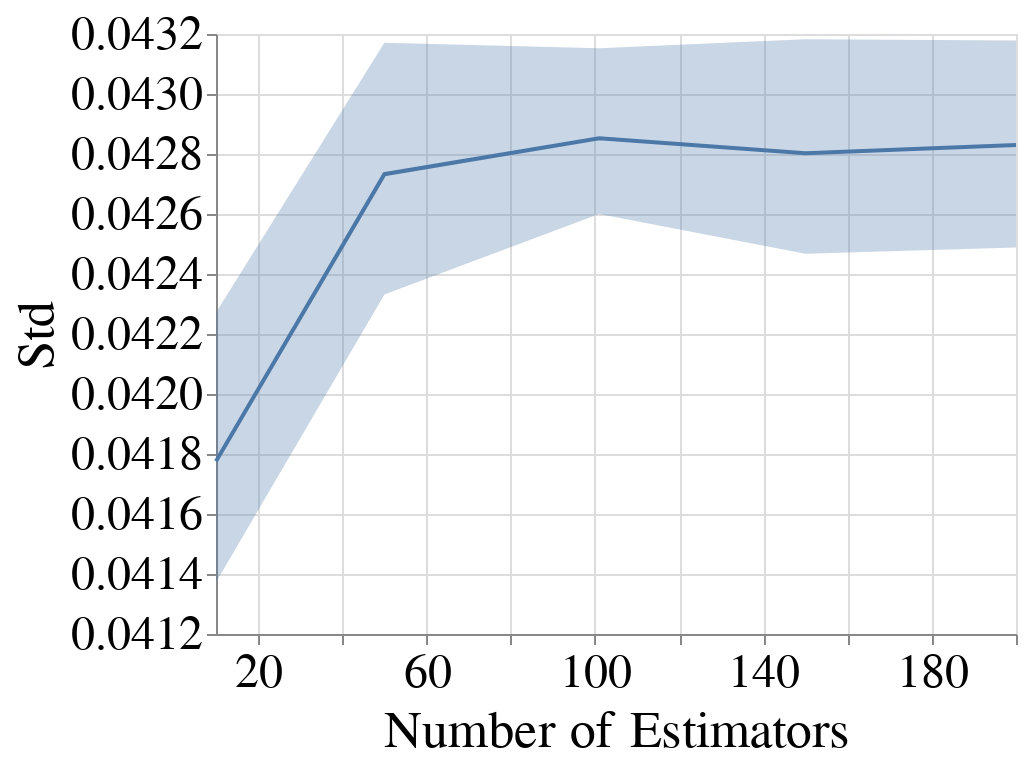

The notebook cell this image was saved under:
### Code cell
create_plot_for_diff_bootstrap_sizes(all_subgroup_metrics_df,
                                     dataset_name=DATASET_NAMES[0],
                                     metric_name='Std',
                                     model_name=MODEL_NAMES[0],
                                     with_band=True)

### Figure 1 — Vega-Lite specification as saved in the notebook (floating-point values rounded to 4 significant figures)
{"config": {"view": {"continuousWidth": 400, "continuousHeight": 300}, "axis": {"labelFontSize": 24, "labelFontWeight": "normal", "titleFontSize": 26, "titleFontWeight": "normal"}, "legend": {"columns": 2, "direction": "horizontal", "labelFontSize": 22, "labelLimit": 400, "orient": "top", "symbolStrokeWidth": 10, "titleAnchor": "middle", "titleFontSize": 24, "titleLimit": 300}, "title": {"fontSize": 22}}, "layer": [{"mark": {"type": "errorband", "extent": "ci"}, "encoding": {"x": {"field": "Num_Estimators", "scale": {"domain": [10, 200], "nice": false, "zero": false}, "title": "Number of Estimators", "type": "quantitative"}, "y": {"field": "Metric_Value", "scale": {"zero": false}, "title": "Std", "type": "quantitative"}}}, {"mark": "line", "encoding": {"x": {"field": "Num_Estimators", "scale": {"domain": [10, 200], "nice": false, "zero": false}, "title": "Number of Estimators", "type": "quantitative"}, "y": {"aggregate": "mean", "field": "Metric_Value", "scale": {"zero": false}, "title": "Std", "type": "quantitative"}}}], "data": {"name": "data-92d450072227ec54edb6f7a5f24bf5d1"}, "$schema": "https://vega.github.io/schema/vega-lite/v4.17.0.json", "datasets": {"data-92d450072227ec54edb6f7a5f24bf5d1": [{"Metric": "Std", "Model_Name": "RandomForestClassifier", "Dataset_Name": "Folktables_CA_2018_Income", "Num_Estimators": 10, "Record_Create_Date_Time": "2024-02-24T22:03:06.218000", "Session_Uuid": "0f6a39fe-817f-42a6-99d0-a0801d2722bf", "Experiment_Iteration": "Exp_iter_1", "Dataset_Split_Seed": 100, "Fair_Intervention_Params_Lst": "[0.0]", "Intervention_Param": 0.0, "Run_Start_Date_Time": "2024-02-24T22:01:10.017000", "Subgroup": "overall", "Metric_Value": 0.0417}, {"Metric": "Std", "Model_Name": "RandomForestClassifier", "Dataset_Name": "Folktables_CA_2018_Income", "Num_Estimators": 10, "Record_Create_Date_Time": "2024-02-24T22:03:36.862000", "Session_Uuid": "0f6a39fe-817f-42a6-99d0-a0801d2722bf", "Experiment_Iteration": "Exp_iter_2", "Dataset_Split_Seed": 200, "Fair_Intervention_Params_Lst": "[0.0]", "Intervention_Param": 0.0, "Run_Start_Date_Time": "2024-02-24T22:01:43.940000", "Subgroup": "overall", "Metric_Value": 0.04199}, {"Metric": "Std", "Model_Name": "RandomForestClassifier", "Dataset_Name": "Folktables_CA_2018_Income", "Num_Estimators": 10, "Record_Create_Date_Time": "2024-02-24T22:04:26.537000", "Session_Uuid": "0f6a39fe-817f-42a6-99d0-a0801d2722bf", "Experiment_Iteration": "Exp_iter_3", "Dataset_Split_Seed": 300, "Fair_Intervention_Params_Lst": "[0.0]", "Intervention_Param": 0.0, "Run_Start_Date_Time": "2024-02-24T22:02:28.125000", "Subgroup": "overall", "Metric_Value": 0.04133}, {"Metric": "Std", "Model_Name": "RandomForestClassifier", "Dataset_Name": "Folktables_CA_2018_Income", "Num_Estimators": 10, "Record_Create_Date_Time": "2024-02-24T22:04:43.618000", "Session_Uuid": "0f6a39fe-817f-42a6-99d0-a0801d2722bf", "Experiment_Iteration": "Exp_iter_4", "Dataset_Split_Seed": 400, "Fair_Intervention_Params_Lst": "[0.0]", "Intervention_Param": 0.0, "Run_Start_Date_Time": "2024-02-24T22:02:49.106000", "Subgroup": "overall", "Metric_Value": 0.04287}, {"Metric": "Std", "Model_Name": "RandomForestClassifier", "Dataset_Name": "Folktables_CA_2018_Income", "Num_Estimators": 10, "Record_Create_Date_Time": "2024-02-24T22:05:06.411000", "Session_Uuid": "0f6a39fe-817f-42a6-99d0-a0801d2722bf", "Experiment_Iteration": "Exp_iter_5", "Dataset_Split_Seed": 500, "Fair_Intervention_Params_Lst": "[0.0]", "Intervention_Param": 0.0, "Run_Start_Date_Time": "2024-02-24T22:03:10.363000", "Subgroup": "overall", "Metric_Value": 0.04165}, {"Metric": "Std", "Model_Name": "RandomForestClassifier", "Dataset_Name": "Folktables_CA_2018_Income", "Num_Estimators": 10, "Record_Create_Date_Time": "2024-02-24T22:05:26.238000", "Session_Uuid": "0f6a39fe-817f-42a6-99d0-a0801d2722bf", "Experiment_Iteration": "Exp_iter_6", "Dataset_Split_Seed": 600, "Fair_Intervention_Params_Lst": "[0.0]", "Intervention_Param": 0.0, "Run_Start_Date_Time": "2024-02-24T22:03:27.823000", "Subgroup": "overall", "Metric_Value": 0.04111}, {"Metric": "Std", "Model_Name": "RandomForestClassifier", "Dataset_Name": "Folktables_CA_2018_Income", "Num_Estimators": 50, "Record_Create_Date_Time": "2024-02-24T15:56:18.751000", "Session_Uuid": "f12c5c59-e58a-4f5a-bc5b-e33f81189fd7", "Experiment_Iteration": "Exp_iter_1", "Dataset_Split_Seed": 100, "Fair_Intervention_Params_Lst": "[0.0]", "Intervention_Param": 0.0, "Run_Start_Date_Time": "2024-02-24T15:47:09.491000", "Subgroup": "overall", "Metric_Value": 0.0425}, {"Metric": "Std", "Model_Name": "RandomForestClassifier", "Dataset_Name": "Folktables_CA_2018_Income", "Num_Estimators": 50, "Record_Create_Date_Time": "2024-02-24T16:22:05.351000", "Session_Uuid": "f12c5c59-e58a-4f5a-bc5b-e33f81189fd7", "Experiment_Iteration": "Exp_iter_2", "Dataset_Split_Seed": 200, "Fair_Intervention_Params_Lst": "[0.0]", "Intervention_Param": 0.0, "Run_Start_Date_Time": "2024-02-24T16:12:38.307000", "Subgroup": "overall", "Metric_Value": 0.04241}, {"Metric": "Std", "Model_Name": "RandomForestClassifier", "Dataset_Name": "Folktables_CA_2018_Income", "Num_Estimators": 50, "Record_Create_Date_Time": "2024-02-24T16:23:55.740000", "Session_Uuid": "f12c5c59-e58a-4f5a-bc5b-e33f81189fd7", "Experiment_Iteration": "Exp_iter_4", "Dataset_Split_Seed": 400, "Fair_Intervention_Params_Lst": "[0.0]", "Intervention_Param": 0.0, "Run_Start_Date_Time": "2024-02-24T16:14:35.126000", "Subgroup": "overall", "Metric_Value": 0.04358}, {"Metric": "Std", "Model_Name": "RandomForestClassifier", "Dataset_Name": "Folktables_CA_2018_Income", "Num_Estimators": 50, "Record_Create_Date_Time": "2024-02-24T16:31:34.018000", "Session_Uuid": "f12c5c59-e58a-4f5a-bc5b-e33f81189fd7", "Experiment_Iteration": "Exp_iter_3", "Dataset_Split_Seed": 300, "Fair_Intervention_Params_Lst": "[0.0]", "Intervention_Param": 0.0, "Run_Start_Date_Time": "2024-02-24T16:22:06.233000", "Subgroup": "overall", "Metric_Value": 0.04213}, {"Metric": "Std", "Model_Name": "RandomForestClassifier", "Dataset_Name": "Folktables_CA_2018_Income", "Num_Estimators": 50, "Record_Create_Date_Time": "2024-02-24T16:33:13.931000", "Session_Uuid": "f12c5c59-e58a-4f5a-bc5b-e33f81189fd7", "Experiment_Iteration": "Exp_iter_5", "Dataset_Split_Seed": 500, "Fair_Intervention_Params_Lst": "[0.0]", "Intervention_Param": 0.0, "Run_Start_Date_Time": "2024-02-24T16:23:57.349000", "Subgroup": "overall", "Metric_Value": 0.04336}, {"Metric": "Std", "Model_Name": "RandomForestClassifier", "Dataset_Name": "Folktables_CA_2018_Income", "Num_Estimators": 50, "Record_Create_Date_Time": "2024-02-24T16:42:30.408000", "Session_Uuid": "f12c5c59-e58a-4f5a-bc5b-e33f81189fd7", "Experiment_Iteration": "Exp_iter_6", "Dataset_Split_Seed": 600, "Fair_Intervention_Params_Lst": "[0.0]", "Intervention_Param": 0.0, "Run_Start_Date_Time": "2024-02-24T16:33:15.280000", "Subgroup": "overall", "Metric_Value": 0.04241}, {"Metric": "Std", "Model_Name": "RandomForestClassifier", "Dataset_Name": "Folktables_CA_2018_Income", "Num_Estimators": 101, "Record_Create_Date_Time": "2024-02-24T16:37:30.256000", "Session_Uuid": "d9a91e93-d876-40fe-98be-41ec023e789f", "Experiment_Iteration": "Exp_iter_1", "Dataset_Split_Seed": 100, "Fair_Intervention_Params_Lst": "[0.0]", "Intervention_Param": 0.0, "Run_Start_Date_Time": "2024-02-24T16:17:02.907000", "Subgroup": "overall", "Metric_Value": 0.04264}, {"Metric": "Std", "Model_Name": "RandomForestClassifier", "Dataset_Name": "Folktables_CA_2018_Income", "Num_Estimators": 101, "Record_Create_Date_Time": "2024-02-24T16:38:15.529000", "Session_Uuid": "d9a91e93-d876-40fe-98be-41ec023e789f", "Experiment_Iteration": "Exp_iter_4", "Dataset_Split_Seed": 400, "Fair_Intervention_Params_Lst": "[0.0]", "Intervention_Param": 0.0, "Run_Start_Date_Time": "2024-02-24T16:19:14.752000", "Subgroup": "overall", "Metric_Value": 0.04348}, {"Metric": "Std", "Model_Name": "RandomForestClassifier", "Dataset_Name": "Folktables_CA_2018_Income", "Num_Estimators": 101, "Record_Create_Date_Time": "2024-02-24T16:56:06.997000", "Session_Uuid": "d9a91e93-d876-40fe-98be-41ec023e789f", "Experiment_Iteration": "Exp_iter_5", "Dataset_Split_Seed": 500, "Fair_Intervention_Params_Lst": "[0.0]", "Intervention_Param": 0.0, "Run_Start_Date_Time": "2024-02-24T16:38:16.381000", "Subgroup": "overall", "Metric_Value": 0.04304}, {"Metric": "Std", "Model_Name": "RandomForestClassifier", "Dataset_Name": "Folktables_CA_2018_Income", "Num_Estimators": 101, "Record_Create_Date_Time": "2024-02-24T16:56:31.109000", "Session_Uuid": "d9a91e93-d876-40fe-98be-41ec023e789f", "Experiment_Iteration": "Exp_iter_2", "Dataset_Split_Seed": 200, "Fair_Intervention_Params_Lst": "[0.0]", "Intervention_Param": 0.0, "Run_Start_Date_Time": "2024-02-24T16:37:32.273000", "Subgroup": "overall", "Metric_Value": 0.04292}, {"Metric": "Std", "Model_Name": "RandomForestClassifier", "Dataset_Name": "Folktables_CA_2018_Income", "Num_Estimators": 101, "Record_Create_Date_Time": "2024-02-24T17:14:00.415000", "Session_Uuid": "d9a91e93-d876-40fe-98be-41ec023e789f", "Experiment_Iteration": "Exp_iter_6", "Dataset_Split_Seed": 600, "Fair_Intervention_Params_Lst": "[0.0]", "Intervention_Param": 0.0, "Run_Start_Date_Time": "2024-02-24T16:56:08.482000", "Subgroup": "overall", "Metric_Value": 0.04252}, {"Metric": "Std", "Model_Name": "RandomForestClassifier", "Dataset_Name": "Folktables_CA_2018_Income", "Num_Estimators": 101, "Record_Create_Date_Time": "2024-02-24T17:16:47.581000", "Session_Uuid": "d9a91e93-d876-40fe-98be-41ec023e789f", "Experiment_Iteration": "Exp_iter_3", "Dataset_Split_Seed": 300, "Fair_Intervention_Params_Lst": "[0.0]", "Intervention_Param": 0.0, "Run_Start_Date_Time": "2024-02-24T16:56:31.776000", "Subgroup": "overall", "Metric_Value": 0.04251}, {"Metric": "Std", "Model_Name": "RandomForestClassifier", "Dataset_Name": "Folktables_CA_2018_Income", "Num_Estimators": 150, "Record_Create_Date_Time": "2024-02-24T16:49:46.953000", "Session_Uuid": "c4ce3ca1-31dc-4742-9386-91112ff5ed69", "Experiment_Iteration": "Exp_iter_1", "Dataset_Split_Seed": 100, "Fair_Intervention_Params_Lst": "[0.0]", "Intervention_Param": 0.0, "Run_Start_Date_Time": "2024-02-24T16:21:02.579000", "Subgroup": "overall", "Metric_Value": 0.04242}, {"Metric": "Std", "Model_Name": "RandomForestClassifier", "Dataset_Name": "Folktables_CA_2018_Income", "Num_Estimators": 150, "Record_Create_Date_Time": "2024-02-24T16:51:35.220000", "Session_Uuid": "c4ce3ca1-31dc-4742-9386-91112ff5ed69", "Experiment_Iteration": "Exp_iter_4", "Dataset_Split_Seed": 400, "Fair_Intervention_Params_Lst": "[0.0]", "Intervention_Param": 0.0, "Run_Start_Date_Time": "2024-02-24T16:22:29.728000", "Subgroup": "overall", "Metric_Value": 0.04357}, {"Metric": "Std", "Model_Name": "RandomForestClassifier", "Dataset_Name": "Folktables_CA_2018_Income", "Num_Estimators": 150, "Record_Create_Date_Time": "2024-02-24T17:17:29.502000", "Session_Uuid": "c4ce3ca1-31dc-4742-9386-91112ff5ed69", "Experiment_Iteration": "Exp_iter_2", "Dataset_Split_Seed": 200, "Fair_Intervention_Params_Lst": "[0.0]", "Intervention_Param": 0.0, "Run_Start_Date_Time": "2024-02-24T16:49:48.735000", "Subgroup": "overall", "Metric_Value": 0.04277}, {"Metric": "Std", "Model_Name": "RandomForestClassifier", "Dataset_Name": "Folktables_CA_2018_Income", "Num_Estimators": 150, "Record_Create_Date_Time": "2024-02-24T17:19:15.604000", "Session_Uuid": "c4ce3ca1-31dc-4742-9386-91112ff5ed69", "Experiment_Iteration": "Exp_iter_5", "Dataset_Split_Seed": 500, "Fair_Intervention_Params_Lst": "[0.0]", "Intervention_Param": 0.0, "Run_Start_Date_Time": "2024-02-24T16:51:36.152000", "Subgroup": "overall", "Metric_Value": 0.04318}, {"Metric": "Std", "Model_Name": "RandomForestClassifier", "Dataset_Name": "Folktables_CA_2018_Income", "Num_Estimators": 150, "Record_Create_Date_Time": "2024-02-24T17:44:59.737000", "Session_Uuid": "c4ce3ca1-31dc-4742-9386-91112ff5ed69", "Experiment_Iteration": "Exp_iter_3", "Dataset_Split_Seed": 300, "Fair_Intervention_Params_Lst": "[0.0]", "Intervention_Param": 0.0, "Run_Start_Date_Time": "2024-02-24T17:17:30.335000", "Subgroup": "overall", "Metric_Value": 0.04237}, {"Metric": "Std", "Model_Name": "RandomForestClassifier", "Dataset_Name": "Folktables_CA_2018_Income", "Num_Estimators": 150, "Record_Create_Date_Time": "2024-02-24T17:51:00.188000", "Session_Uuid": "c4ce3ca1-31dc-4742-9386-91112ff5ed69", "Experiment_Iteration": "Exp_iter_6", "Dataset_Split_Seed": 600, "Fair_Intervention_Params_Lst": "[0.0]", "Intervention_Param": 0.0, "Run_Start_Date_Time": "2024-02-24T17:19:16.606000", "Subgroup": "overall", "Metric_Value": 0.0425}, {"Metric": "Std", "Model_Name": "RandomForestClassifier", "Dataset_Name": "Folktables_CA_2018_Income", "Num_Estimators": 200, "Record_Create_Date_Time": "2024-02-24T17:02:40.552000", "Session_Uuid": "f7c0575e-6607-4d44-a07c-0facc7afa75a", "Experiment_Iteration": "Exp_iter_1", "Dataset_Split_Seed": 100, "Fair_Intervention_Params_Lst": "[0.0]", "Intervention_Param": 0.0, "Run_Start_Date_Time": "2024-02-24T16:24:50.154000", "Subgroup": "overall", "Metric_Value": 0.04237}, {"Metric": "Std", "Model_Name": "RandomForestClassifier", "Dataset_Name": "Folktables_CA_2018_Income", "Num_Estimators": 200, "Record_Create_Date_Time": "2024-02-24T17:03:51.676000", "Session_Uuid": "f7c0575e-6607-4d44-a07c-0facc7afa75a", "Experiment_Iteration": "Exp_iter_4", "Dataset_Split_Seed": 400, "Fair_Intervention_Params_Lst": "[0.0]", "Intervention_Param": 0.0, "Run_Start_Date_Time": "2024-02-24T16:26:27.589000", "Subgroup": "overall", "Metric_Value": 0.04365}, {"Metric": "Std", "Model_Name": "RandomForestClassifier", "Dataset_Name": "Folktables_CA_2018_Income", "Num_Estimators": 200, "Record_Create_Date_Time": "2024-02-24T17:40:28.215000", "Session_Uuid": "f7c0575e-6607-4d44-a07c-0facc7afa75a", "Experiment_Iteration": "Exp_iter_2", "Dataset_Split_Seed": 200, "Fair_Intervention_Params_Lst": "[0.0]", "Intervention_Param": 0.0, "Run_Start_Date_Time": "2024-02-24T17:02:42.217000", "Subgroup": "overall", "Metric_Value": 0.04286}, {"Metric": "Std", "Model_Name": "RandomForestClassifier", "Dataset_Name": "Folktables_CA_2018_Income", "Num_Estimators": 200, "Record_Create_Date_Time": "2024-02-24T17:40:34.814000", "Session_Uuid": "f7c0575e-6607-4d44-a07c-0facc7afa75a", "Experiment_Iteration": "Exp_iter_5", "Dataset_Split_Seed": 500, "Fair_Intervention_Params_Lst": "[0.0]", "Intervention_Param": 0.0, "Run_Start_Date_Time": "2024-02-24T17:03:53.248000", "Subgroup": "overall", "Metric_Value": 0.04313}, {"Metric": "Std", "Model_Name": "RandomForestClassifier", "Dataset_Name": "Folktables_CA_2018_Income", "Num_Estimators": 200, "Record_Create_Date_Time": "2024-02-24T18:19:55.214000", "Session_Uuid": "f7c0575e-6607-4d44-a07c-0facc7afa75a", "Experiment_Iteration": "Exp_iter_6", "Dataset_Split_Seed": 600, "Fair_Intervention_Params_Lst": "[0.0]", "Intervention_Param": 0.0, "Run_Start_Date_Time": "2024-02-24T17:40:36.324000", "Subgroup": "overall", "Metric_Value": 0.04257}, {"Metric": "Std", "Model_Name": "RandomForestClassifier", "Dataset_Name": "Folktables_CA_2018_Income", "Num_Estimators": 200, "Record_Create_Date_Time": "2024-02-24T18:19:57.060000", "Session_Uuid": "f7c0575e-6607-4d44-a07c-0facc7afa75a", "Experiment_Iteration": "Exp_iter_3", "Dataset_Split_Seed": 300, "Fair_Intervention_Params_Lst": "[0.0]", "Intervention_Param": 0.0, "Run_Start_Date_Time": "2024-02-24T17:40:29.022000", "Subgroup": "overall", "Metric_Value": 0.0424}]}}
